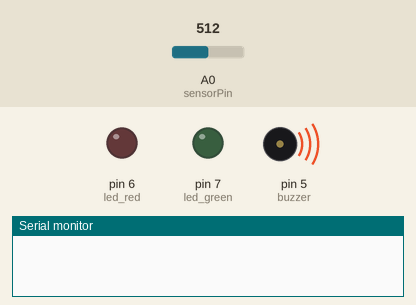
Simulated run of this sketch. Board: Arduino Uno, built with avr-gcc and run on an emulated ATmega328P. Parts: output pins drawn as LEDs (lit = HIGH), buzzer (waves = sounding, pin HIGH), the last lines printed to the serial monitor. The test bench sets the inputs (shaded band); at power-on: A0 (sensorPin) = 512.

Above: at 0.1 s.
At 3.2 s:
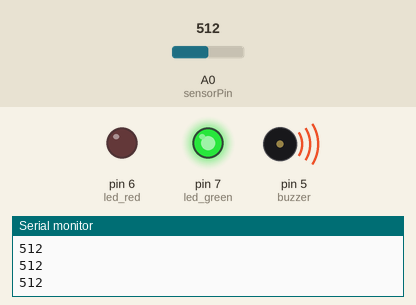
3.3 s: A0 (sensorPin) set to 530
At 3.9 s:
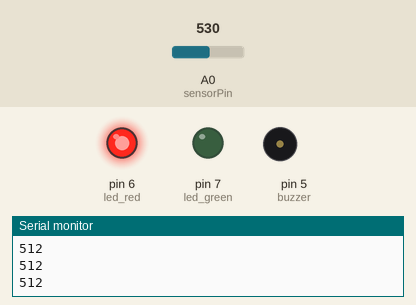
Timing chart, 0 to 6.3 s (numbered marks = the images above; inputs shaded):
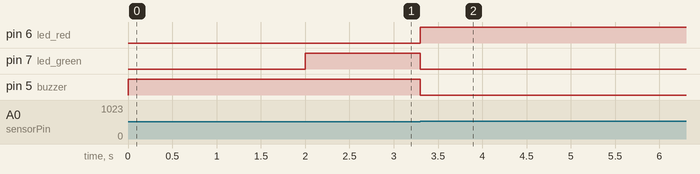

The sketch:

capteur_de_fumer.ino
```cpp
// (licence header left out)
int sensorPin = A0;    // select the input pin for the LDR
int led_red = 6;      // select the pin for the red LED
int led_green = 7;   // select the pin for the green LED
int buzzer = 5;   // select the pin for the buzzer
int sensorValue = 0;  // variable to store the value coming from the sensor

void setup() {
  // declare the Pins as an OUTPUT:
  Serial.begin(9600);
  pinMode(led_red, OUTPUT);
  pinMode(led_green, OUTPUT);
  pinMode(buzzer, OUTPUT);
  digitalWrite(buzzer, HIGH);  // buzzer is OFF  , NOTE THAT LOW TERMINAL OF BUZZER IS CONNECTED TO ARDUINO

  delay(1000);
  sensorValue = analogRead(sensorPin);  // make the first value of the sensor default
  delay(1000);
   digitalWrite(led_green, HIGH);  // green led is ON
   digitalWrite(led_red, LOW);  // green led is ON
Serial.println(sensorValue);
}
void loop() {
Serial.println(analogRead(sensorPin));
  if  ( analogRead(sensorPin) > sensorValue+5)
  {
        digitalWrite(led_green, LOW); //green led is OFF
        digitalWrite(led_red, HIGH) ;  // red led is ON
        digitalWrite(buzzer, LOW); // buzzer is ON
        delay(10000);

  }
  else
  {
   digitalWrite(led_green, HIGH); //green led is OFF
        digitalWrite(led_red, LOW) ;  // red led is ON
        digitalWrite(buzzer, HIGH); // buzzer is ON

  }
}
```

Measured:
- the behaviour switches between 517 and 518 on A0 (sensorPin) (found by bisection; images 1 and 2)
- after the input at 3.3 s, pin 6 (led_red): LOW → HIGH at once; pin 7 (led_green), pin 5 (buzzer): HIGH → LOW at once
